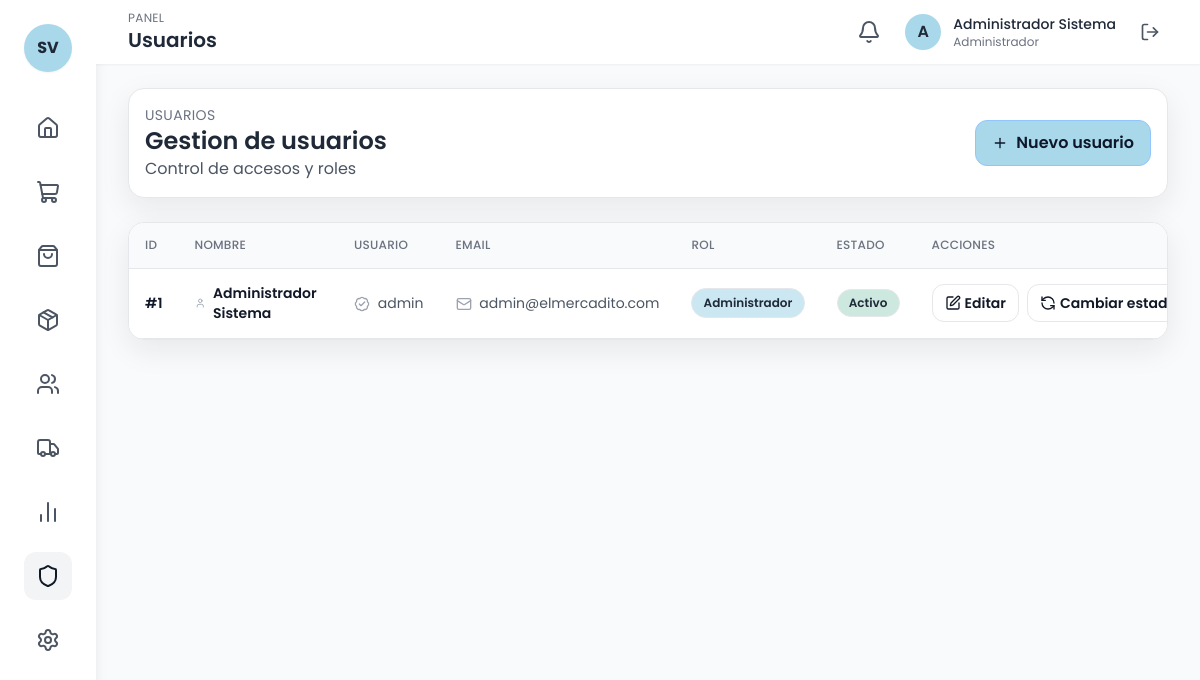
/usuarios (signed in), run on the app's committed database.
### tables this page shows
CREATE TABLE IF NOT EXISTS usuarios (
    idUsuario INT PRIMARY KEY AUTO_INCREMENT,
    idRol INT NOT NULL,
    nombre VARCHAR(100) NOT NULL,
    apellidos VARCHAR(100) NOT NULL,
    email VARCHAR(100) UNIQUE,
    usuario VARCHAR(50) NOT NULL UNIQUE,
    password VARCHAR(255) NOT NULL,
    telefono VARCHAR(20),
    estado TINYINT DEFAULT 1,
    created_at TIMESTAMP DEFAULT CURRENT_TIMESTAMP,
    updated_at TIMESTAMP DEFAULT CURRENT_TIMESTAMP ON UPDATE CURRENT_TIMESTAMP,
    FOREIGN KEY (idRol) REFERENCES roles(idRol) ON DELETE RESTRICT
);

CREATE TABLE IF NOT EXISTS roles (
    idRol INT PRIMARY KEY AUTO_INCREMENT,
    nombre VARCHAR(50) NOT NULL UNIQUE,
    descripcion TEXT,
    estado TINYINT DEFAULT 1,
    created_at TIMESTAMP DEFAULT CURRENT_TIMESTAMP
);

### controllers/UsuarioController.php (called while the page is built, shortened)
<?php
require_once 'models/Usuario.php';
require_once 'config/database.php';
class UsuarioController {
    private $usuarioModel;
    public function __construct() {
        $this->usuarioModel = new Usuario();
    }
    public function index() {
        $usuarios = $this->usuarioModel->getAll();
        require_once 'views/layout/header.php';
        require_once 'views/usuarios/index.php';
        require_once 'views/layout/footer.php';
    }
}
?>

### models/Usuario.php (called while the page is built, shortened)
<?php
require_once 'config/database.php';
class Usuario {
    private $conn;
    private $table = "usuarios";
    public function __construct() {
        $database = new Database();
        $this->conn = $database->getConnection();
    }
    public function getAll() {
        $query = "SELECT u.*, r.nombre as rol_nombre
                  FROM " . $this->table . " u
                  INNER JOIN roles r ON u.idRol = r.idRol
                  ORDER BY u.nombre";
        $stmt = $this->conn->prepare($query);
        $stmt->execute();
        return $stmt->fetchAll();
    }
}
?>

### config/database.php (called while the page is built, shortened)
<?php
class Database {
    private $host = "localhost";
    private $db_name = "sistema_ventas";
    private $username = "root";
    private $password = "";
    public function getConnection() {
        $this->conn = null;
        try {
            $this->conn = new PDO(
                "mysql:host=" . $this->host . ";dbname=" . $this->db_name . ";charset=utf8mb4",
                $this->username,
                $this->password,
                [
                    PDO::ATTR_ERRMODE => PDO::ERRMODE_EXCEPTION,
                    PDO::ATTR_DEFAULT_FETCH_MODE => PDO::FETCH_ASSOC,
                    PDO::ATTR_EMULATE_PREPARES => false
                ]
            );
        } catch(PDOException $exception) {
            echo "Error de conexión: " . $exception->getMessage();
        }
        return $this->conn;
    }
}
?>

### views/usuarios/index.php (the view, shortened to what this page needs)
<div class="max-w-7xl mx-auto space-y-6">
    <div class="card flex flex-col md:flex-row md:items-center md:justify-between gap-3">
        <div>
            <p class="text-sm text-gray-500 uppercase tracking-wide">Usuarios</p>
            <h2 class="text-2xl font-semibold text-gray-800">Gestion de usuarios</h2>
            <p class="text-gray-600">Control de accesos y roles</p>
        </div>
        <button onclick="abrirModal('crear')" class="btn-primary">
            <i data-lucide="plus" class="h-4 w-4 mr-2"></i> Nuevo usuario
        </button>
    </div>
    <div class="card table-shell p-0">
        <div class="overflow-x-auto">
            <table class="min-w-full divide-y divide-gray-200">
                <thead>
                    <tr>
                        <th class="text-left text-xs font-medium text-gray-500 uppercase tracking-wider">ID</th>
                        <th class="text-left text-xs font-medium text-gray-500 uppercase tracking-wider">Nombre</th>
                        <th class="text-left text-xs font-medium text-gray-500 uppercase tracking-wider">Usuario</th>
                        <th class="text-left text-xs font-medium text-gray-500 uppercase tracking-wider">Email</th>
                        <th class="text-left text-xs font-medium text-gray-500 uppercase tracking-wider">Rol</th>
                        <th class="text-left text-xs font-medium text-gray-500 uppercase tracking-wider">Estado</th>
                        <th class="text-left text-xs font-medium text-gray-500 uppercase tracking-wider">Acciones</th>
                    </tr>
                </thead>
                <tbody class="bg-white divide-y divide-gray-200">
                    <?php if (empty($usuarios)): ?>
                        <tr>
                            <td colspan="7" class="px-6 py-8 text-center text-gray-500">
                                <i data-lucide="inbox" class="h-10 w-10 mx-auto mb-2 text-gray-400"></i>
                                <p>No hay usuarios registrados</p>
                            </td>
                        </tr>
                    <?php else: ?>
                        <?php foreach ($usuarios as $usuario): ?>
                            <tr class="hover:bg-blue-50 transition-colors">
                                <td class="px-6 py-4 whitespace-nowrap">
                                    <span class="text-sm font-semibold text-gray-900">#<?php echo $usuario['idUsuario']; ?></span>
                                </td>
                                <td class="px-6 py-4">
                                    <div class="flex items-center gap-2">
                                        <i data-lucide="user" class="h-4 w-4 text-gray-400"></i>
                                        <span class="text-sm font-semibold text-gray-900">
                                            <?php echo htmlspecialchars($usuario['nombre'] . ' ' . $usuario['apellidos']); ?>
                                        </span>
                                    </div>
                                </td>
                                <td class="px-6 py-4 whitespace-nowrap text-sm text-gray-600">
                                    <i data-lucide="badge-check" class="h-4 w-4 inline text-gray-400 mr-1"></i>
                                    <?php echo htmlspecialchars($usuario['usuario']); ?>
                                </td>
                                <td class="px-6 py-4 whitespace-nowrap text-sm text-gray-600">
                                    <?php if (!empty($usuario['email'])): ?>
                                        <i data-lucide="mail" class="h-4 w-4 inline text-gray-400 mr-1"></i>
                                        <?php echo htmlspecialchars($usuario['email']); ?>
                                    <?php else: ?>
                                        <span class="text-gray-400">-</span>
                                    <?php endif; ?>
                                </td>
                                <td class="px-6 py-4 whitespace-nowrap text-sm text-gray-600">
                                    <span class="pill bg-blue-pastel/60 text-gray-800">
                                        <?php echo htmlspecialchars($usuario['rol_nombre']); ?>
                                    </span>
                                </td>
                                <td class="px-6 py-4 whitespace-nowrap">
                                    <?php if ($usuario['estado'] == 1): ?>
                                        <span class="pill bg-green-pastel/70 text-gray-800">Activo</span>
                                    <?php else: ?>
                                        <span class="pill bg-pink-pastel/70 text-gray-800">Inactivo</span>
                                    <?php endif; ?>
                                </td>
                                <td class="px-6 py-4 whitespace-nowrap text-sm font-medium">
                                    <div class="flex items-center gap-2">
                                        <button onclick='abrirModal("editar", <?php echo json_encode($usuario); ?>)' class="btn-ghost px-3 py-2">
                                            <i data-lucide="edit" class="h-4 w-4 mr-1"></i> Editar
                                        </button>
                                        <form action="<?php echo BASE_URL; ?>usuarios/toggle" method="POST" onsubmit="return confirmarEliminacion('Seguro de cambiar estado?');">
                                            <button type="submit" class="btn-ghost px-3 py-2">
                                                <i data-lucide="refresh-ccw" class="h-4 w-4 mr-1"></i> Cambiar estado
                                            </button>
                                        </form>
                                    </div>
                                </td>
                            </tr>
                        <?php endforeach; ?>
                    <?php endif; ?>
                </tbody>
            </table>
        </div>
    </div>
</div>

### styles.css (style rules this page uses)
body { font-family: 'Poppins', ui-sans-serif, system-ui, -apple-system, BlinkMacSystemFont, "Segoe UI", sans-serif; }
.card { background: #ffffff; border-radius: 1rem; padding: 1rem; border: 1px solid #e5e7eb; box-shadow: 0 10px 30px rgba(15, 23, 42, 0.08); transition: transform 0.15s ease, box-shadow 0.15s ease; }
.pill { display: inline-flex; align-items: center; padding: 0.25rem 0.7rem; border-radius: 9999px; font-size: 0.75rem; font-weight: 600; background: #f3f4f6; color: #374151; border: 1px solid #e5e7eb; }
.btn-primary { display: inline-flex; align-items: center; justify-content: center; padding: 0.65rem 1rem; border-radius: 0.75rem; font-weight: 600; background: #a8d8ea; color: #0f172a; border: 1px solid #93c5fd; transition: transform 0.12s ease, box-shadow 0.12s ease, background-color 0.12s ease; }
.btn-ghost { display: inline-flex; align-items: center; justify-content: center; padding: 0.6rem 0.95rem; border-radius: 0.75rem; font-weight: 600; color: #111827; background: #fff; border: 1px solid #e5e7eb; transition: transform 0.12s ease, box-shadow 0.12s ease, background-color 0.12s ease; }
.table-shell { border-radius: 1rem; overflow: hidden; border: 1px solid #e5e7eb; }
.table-shell table { width: 100%; border-collapse: separate; border-spacing: 0; }
.table-shell thead th { background: #f9fafb; text-transform: uppercase; letter-spacing: 0.02em; font-size: 0.75rem; color: #6b7280; }
.table-shell th, .table-shell td { padding: 0.9rem 1rem; border-bottom: 1px solid #e5e7eb; }

### data on the page
usuarios: idUsuario "1", nombre+apellidos "Administrador Sistema", usuario "admin", email "admin@elmercadito.com", idRol.nombre "Administrador", estado "Activo"

### other printed values
$pageTitle "Usuarios"
$avatarInitials "A"
$userName "Administrador Sistema"
$userRoleLabel "Administrador"
